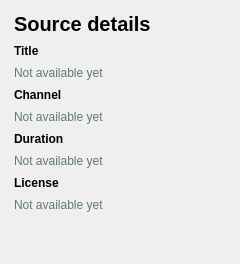
                                      <widget class="QFrame" name="detailsCard">
                                        <property name="minimumSize">
                                          <size>
                                            <width>240</width>
                                            <height>0</height>
                                          </size>
                                        </property>
                                        <property name="maximumSize">
                                          <size>
                                            <width>270</width>
                                            <height>16777215</height>
                                          </size>
                                        </property>
                                        <property name="styleSheet">
                                          <string>QFrame#detailsCard {background:#FFFFFF; border:1px solid #DDE6E8; border-radius:10px;}</string>
                                        </property>
                                        <layout class="QVBoxLayout" name="detailsLayout">
                                          <property name="spacing">
                                            <number>8</number>
                                          </property>
                                          <property name="leftMargin">
                                            <number>14</number>
                                          </property>
                                          <property name="topMargin">
                                            <number>12</number>
                                          </property>
                                          <property name="rightMargin">
                                            <number>14</number>
                                          </property>
                                          <property name="bottomMargin">
                                            <number>12</number>
                                          </property>
                                          <item>
                                            <widget class="QLabel" name="detailsTitle">
                                              <property name="styleSheet">
                                                <string>font-size:20px; font-weight:600;</string>
                                              </property>
                                              <property name="text">
                                                <string>Source details</string>
                                              </property>
                                              <property name="wordWrap">
                                                <bool>true</bool>
                                              </property>
                                            </widget>
                                          </item>
                                          <item>
                                            <widget class="QLabel" name="titleFieldLabel">
                                              <property name="styleSheet">
                                                <string>font-weight:600;</string>
                                              </property>
                                              <property name="text">
                                                <string>Title</string>
                                              </property>
                                              <property name="wordWrap">
                                                <bool>true</bool>
                                              </property>
                                            </widget>
                                          </item>
                                          <item>
                                            <widget class="QLabel" name="titleValueLabel">
                                              <property name="styleSheet">
                                                <string>color:#60767A;</string>
                                              </property>
                                              <property name="text">
                                                <string>Not available yet</string>
                                              </property>
                                              <property name="wordWrap">
                                                <bool>true</bool>
                                              </property>
                                            </widget>
                                          </item>
                                          <item>
                                            <widget class="QLabel" name="channelFieldLabel">
                                              <property name="styleSheet">
                                                <string>font-weight:600;</string>
                                              </property>
                                              <property name="text">
                                                <string>Channel</string>
                                              </property>
                                              <property name="wordWrap">
                                                <bool>true</bool>
                                              </property>
                                            </widget>
                                          </item>
                                          <item>
                                            <widget class="QLabel" name="channelValueLabel">
                                              <property name="styleSheet">
                                                <string>color:#60767A;</string>
                                              </property>
                                              <property name="text">
                                                <string>Not available yet</string>
                                              </property>
                                              <property name="wordWrap">
                                                <bool>true</bool>
                                              </property>
                                            </widget>
                                          </item>
                                          <item>
                                            <widget class="QLabel" name="durationFieldLabel">
                                              <property name="styleSheet">
                                                <string>font-weight:600;</string>
                                              </property>
                                              <property name="text">
                                                <string>Duration</string>
                                              </property>
                                              <property name="wordWrap">
                                                <bool>true</bool>
                                              </property>
                                            </widget>
                                          </item>
                                          <item>
                                            <widget class="QLabel" name="durationValueLabel">
                                              <property name="styleSheet">
                                                <string>color:#60767A;</string>
                                              </property>
                                              <property name="text">
                                                <string>Not available yet</string>
                                              </property>
                                              <property name="wordWrap">
                                                <bool>true</bool>
                                              </property>
                                            </widget>
                                          </item>
                                          <item>
                                            <widget class="QLabel" name="licenseFieldLabel">
                                              <property name="styleSheet">
                                                <string>font-weight:600;</string>
                                              </property>
                                              <property name="text">
                                                <string>License</string>
                                              </property>
                                              <property name="wordWrap">
                                                <bool>true</bool>
                                              </property>
                                            </widget>
                                          </item>
                                          <item>
                                            <widget class="QLabel" name="licenseValueLabel">
                                              <property name="styleSheet">
                                                <string>color:#60767A;</string>
                                              </property>
                                              <property name="text">
                                                <string>Not available yet</string>
                                              </property>
                                              <property name="wordWrap">
                                                <bool>true</bool>
                                              </property>
                                            </widget>
                                          </item>
                                          <item>
                                            <spacer name="detailsSpacer">
                                              <property name="orientation">
                                                <enum>Qt::Orientation::Vertical</enum>
                                              </property>
                                              <property name="sizeHint" stdset="0">
                                                <size>
                                                  <width>20</width>
                                                  <height>40</height>
                                                </size>
                                              </property>
                                            </spacer>
                                          </item>
                                        </layout>
                                      </widget>
